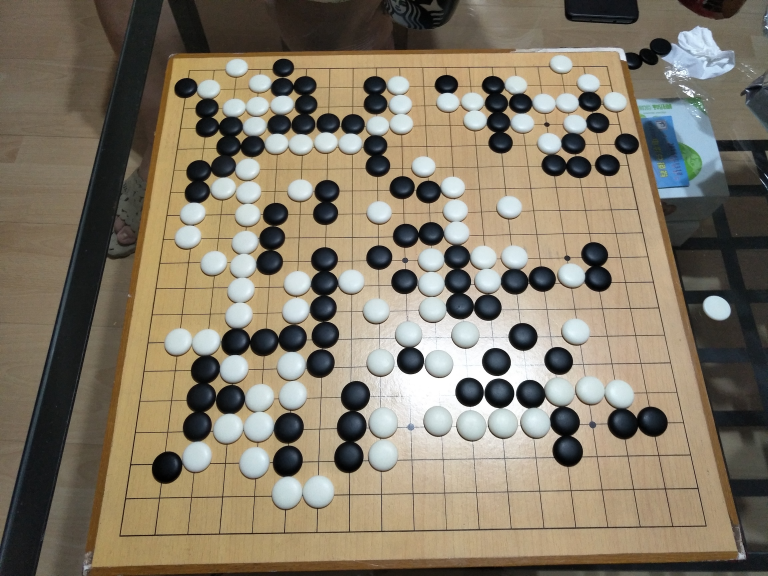
#> input picture data/raw/IMG20160904165505-B.jpg, 2304 x 1728 px (shown at 1/3 size)
$ python Tran-BoardDect4-2.py
#> lines starting #> are read from the running program, lines starting #| are printed output that depends on the picture; after the words box and inside, x2 and y2 are one past the last pixel; in counts of white or black regions, pixels touching at a corner belong together
#整合版本：先进行透视变换，然后进行棋盘线检测
#添加自动缩放功能以适应高分辨率图片
#这个版本最佳，解决了小图丢失棋盘角的问题。目前最佳 2025/6/20 2:42
import cv2
import numpy as np
from collections import defaultdict
import math

# [5 lines of commented-out code are left out]
img = cv2.imread('../data/raw/IMG20160904165505-B.jpg')
#> img is the input picture: shape (1728, 2304, 3); mean B, G, R 104.1, 122, 131.9
#img = cv2.imread('../data/raw/IMG20160706171004-12.jpg')

if img is None:
    print("没找到照片")
    exit()

# ====== 自动缩放图片功能 ======
def auto_resize_image(image, target_width):
    """
    自动缩放图片到合适的尺寸进行处理
    target_width: 目标宽度, 默认1000像素
    """
    height, width = image.shape[:2]
    print(f"原图尺寸: {width} x {height}")

    # 如果图片宽度超过目标宽度，则缩放
    #if width > target_width:
    if width > 2500:
        #scale_factor = target_width / width
        scale_factor = int((width * 10 / target_width))
        print("scale_factor is:", scale_factor)
        new_width = width * 10 // scale_factor
        #new_width = target_width
        #new_height = int(height * scale_factor)
        new_height = height * 10 // scale_factor

        #resized_img = cv2.resize(image, (new_width, new_height), interpolation=cv2.INTER_AREA)
        #resized_img = cv2.resize(image, (width*10//scale_factor, height*10//scale_factor), interpolation=cv2.INTER_AREA)
        resized_img = cv2.resize(image, (new_width, new_width), interpolation=cv2.INTER_AREA)
        print(f"缩放后尺寸: {new_width} x {new_height} (缩放比例: {scale_factor:.3f})")
        #print(f"缩放后尺寸: {width*10//scale_factor} x {height*10//scale_factor} (缩放比例: {scale_factor:.3f})")
        return resized_img, scale_factor
    else:
        print("图片尺寸合适，无需缩放")
        return image, 1.0

# 缩放图片
img, scale_factor = auto_resize_image(img, target_width=1500)
#| 原图尺寸: 2304 x 1728
#> scale_factor = 1

# ====== 计算动态参数 ======
# 基准尺寸：1350像素宽度
base_width = 1350
current_width = img.shape[1]
param_scale = current_width / base_width if current_width < base_width else 1.0

print(f"当前图片宽度: {current_width}, 参数缩放比例: {param_scale:.3f}")
#| 当前图片宽度: 2304, 参数缩放比例: 1.000

# 根据图片大小选择参数集
if current_width <= 1000:
    # 小图参数集 (适用于宽度 <= 1000px)
    print("使用小图参数集")
    perspective_size = 400
    perspective_corner = 390
    hough_threshold = 40
    min_line_length = 50
    max_line_gap = 8
    line_filter_length = 25
    merge_tolerance = 8
    row_tolerance = 12
    min_dist_threshold = 12
    min_radius = 4
    max_radius = 15
    min_dist_circles = 12
    min_points_per_row = 8
    intersection_threshold = 60

elif current_width <= 1500:
    # 中图参数集 (适用于宽度 1000-1500px)
    print("使用中图参数集")
    perspective_size = 500
    perspective_corner = 490
    hough_threshold = 60
    min_line_length = 70
    max_line_gap = 10
    line_filter_length = 35
    merge_tolerance = 12
    row_tolerance = 15
    min_dist_threshold = 15
    min_radius = 6
    max_radius = 20
    min_dist_circles = 15
    min_points_per_row = 12
    intersection_threshold = 80

else:
    # 大图参数集 (适用于宽度 > 1500px)
    print("使用大图参数集")
    perspective_size = 660
    perspective_corner = 650
    hough_threshold = 80
    min_line_length = 100
    max_line_gap = 10
    line_filter_length = 50
    merge_tolerance = 15
    row_tolerance = 20
    min_dist_threshold = 20
    min_radius = 8
    max_radius = 25
    min_dist_circles = 20
    min_points_per_row = 15
    intersection_threshold = 100

print(f"参数设置:")
print(f"perspective_size={perspective_size}, perspective_corner={perspective_corner}")
print(f"hough_threshold={hough_threshold}, min_line_length={min_line_length}")
print(f"max_line_gap={max_line_gap}, line_filter_length={line_filter_length}")
print(f"merge_tolerance={merge_tolerance}, row_tolerance={row_tolerance}")
print(f"min_dist_threshold={min_dist_threshold}")
print(f"min_radius={min_radius}, max_radius={max_radius}, min_dist_circles={min_dist_circles}")
print(f"min_points_per_row={min_points_per_row}, intersection_threshold={intersection_threshold}")

# ====== 改进的边缘检测函数 ======
def improve_edge_detection(img):
    """
    改进的边缘检测，减少图片边界干扰
    """
    gray = cv2.cvtColor(img, cv2.COLOR_BGR2GRAY)
    height, width = gray.shape

    # 创建掩码，排除图片边界区域
    mask = np.ones_like(gray) * 255
    border_size = max(10, min(width, height) // 50)  # 动态边界大小
    mask[:border_size, :] = 0
    mask[-border_size:, :] = 0
    mask[:, :border_size] = 0
    mask[:, -border_size:] = 0

    # 高斯滤波
    blurred = cv2.GaussianBlur(gray, (3,3), 0)

    # 边缘检测
    edges = cv2.Canny(blurred, 50, 100)

    # 应用掩码，去除边界区域
    edges = cv2.bitwise_and(edges, mask)

    return edges, mask

# ====== 改进的轮廓查找函数 ======
def find_board_contour_improved(contours, img_shape):
    """
    改进的棋盘轮廓查找，避免选择整个图片边界
    """
    height, width = img_shape[:2]
    img_area = height * width

    candidates = []

    for item in contours:
        hull = cv2.convexHull(item)
        epsilon = 0.02 * cv2.arcLength(hull, True)  # 减小epsilon，更精确
        approx = cv2.approxPolyDP(hull, epsilon, True)

        if len(approx) == 4 and cv2.isContourConvex(approx):
            ps = np.reshape(approx, (4,2))
            area = cv2.contourArea(approx)

            # 排除过大的轮廓（可能是整个图片边界）
            if area > img_area * 0.8:
                print(f"排除过大轮廓，面积: {area:.0f} (图片面积的 {area/img_area:.1%})")
                continue

            # 排除过小的轮廓
            if area < img_area * 0.05:
                print(f"排除过小轮廓，面积: {area:.0f}")
                continue

            # 检查四个角点是否太接近图片边界
            margin = min(width, height) * 0.02  # 2%的边界余量
            too_close_to_edge = False

            for point in ps:
                x, y = point
                if (x < margin or x > width - margin or
                    y < margin or y > height - margin):
                    too_close_to_edge = True
                    break

            if too_close_to_edge:
                print(f"排除太接近边界的轮廓")
                continue

            # 检查四边形的长宽比是否合理（棋盘应该接近正方形）
            x_coords = ps[:, 0]
            y_coords = ps[:, 1]
            width_approx = max(x_coords) - min(x_coords)
            height_approx = max(y_coords) - min(y_coords)
            aspect_ratio = max(width_approx, height_approx) / min(width_approx, height_approx)

            if aspect_ratio > 2.0:  # 长宽比不能太极端
                print(f"排除长宽比过大的轮廓: {aspect_ratio:.2f}")
                continue

            candidates.append((approx, area, aspect_ratio))

    if not candidates:
        return None

    # 选择面积最大但长宽比合理的候选
    candidates.sort(key=lambda x: (-x[1], x[2]))  # 按面积降序，长宽比升序
    best_candidate = candidates[0]

    print(f"选择棋盘轮廓: 面积={best_candidate[1]:.0f}, 长宽比={best_candidate[2]:.2f}")

    # 重新整理角点顺序
    ps = np.reshape(best_candidate[0], (4,2))
    ps = ps[np.lexsort((ps[:,0],))]
    lt, lb = ps[:2][np.lexsort((ps[:2,1],))]
    rt, rb = ps[2:][np.lexsort((ps[2:,1],))]

    return (lt, lb, rt, rb)

# ====== 角点验证函数 ======
def validate_board_corners(corners, img):
    """
    验证检测到的棋盘角点是否合理
    """
    if corners is None:
        return False

    lt, lb, rt, rb = corners

    # 检查角点是否形成合理的四边形
    # 计算对角线长度
    diag1 = np.sqrt((rt[0] - lb[0])**2 + (rt[1] - lb[1])**2)
    diag2 = np.sqrt((lt[0] - rb[0])**2 + (lt[1] - rb[1])**2)

    # 对角线长度应该相近
    diag_ratio = max(diag1, diag2) / min(diag1, diag2)
    if diag_ratio > 1.5:
        print(f"对角线长度比例不合理: {diag_ratio:.2f}")
        return False

    # 检查四条边的长度
    side_lengths = [
        np.sqrt((rt[0] - lt[0])**2 + (rt[1] - lt[1])**2),  # 上边
        np.sqrt((rb[0] - rt[0])**2 + (rb[1] - rt[1])**2),  # 右边
        np.sqrt((lb[0] - rb[0])**2 + (lb[1] - rb[1])**2),  # 下边
        np.sqrt((lt[0] - lb[0])**2 + (lt[1] - lb[1])**2)   # 左边
    ]

    # 四条边长度应该相对均匀
    min_side = min(side_lengths)
    max_side = max(side_lengths)
    side_ratio = max_side / min_side

    if side_ratio > 1.8:
        print(f"边长比例不合理: {side_ratio:.2f}")
        return False

    print(f"角点验证通过: 对角线比={diag_ratio:.2f}, 边长比={side_ratio:.2f}")
    return True

# ====== 开始处理 ======
original_img = img.copy()
cv2.imshow("original picture", img)

print("开始改进的透视变换...")

# ====== 透视变换部分 ======
im_gray = cv2.cvtColor(img, cv2.COLOR_BGR2GRAY)
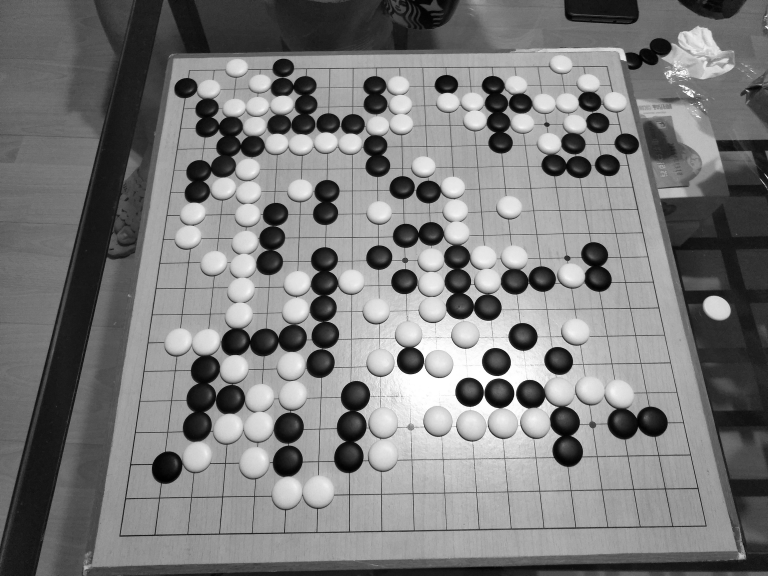
#> im_gray: shape (1728, 2304) (shown at 1/3 size); min 0, max 255, mean 122.9

# 方案1: 使用改进的边缘检测（不使用dilate）
print("尝试方案1: 改进的边缘检测...")
im_edge_improved, mask = improve_edge_detection(img)
#> in improve_edge_detection, `edges = cv2.Canny(blurred, 50, 100)`:
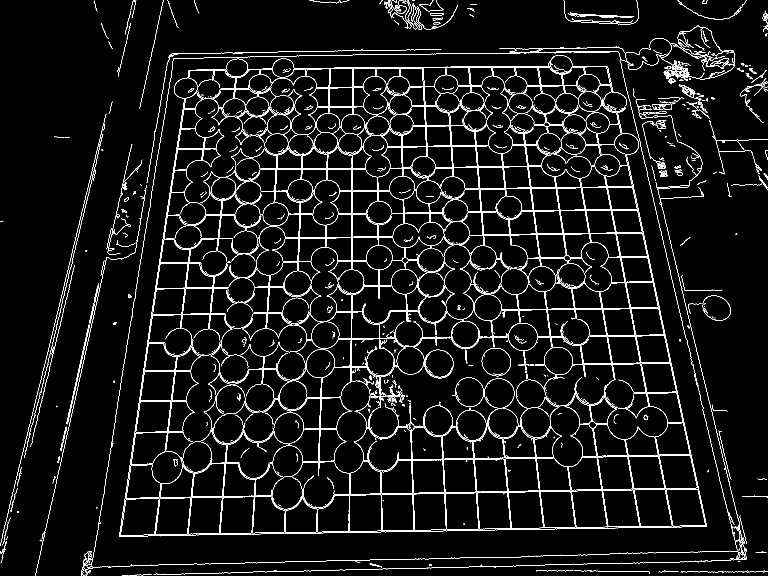
#> edges: shape (1728, 2304) (shown at 1/3 size); 3.8% white in thin lines or dots
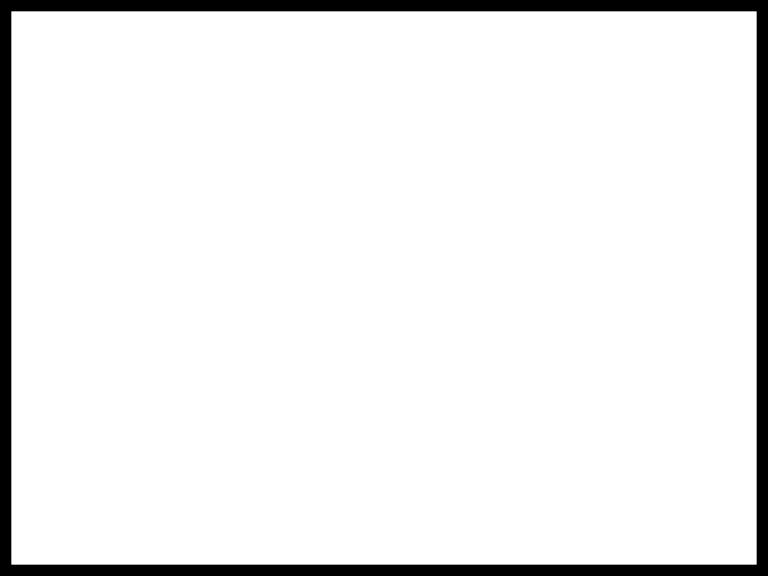
#> mask: shape (1728, 2304) (shown at 1/3 size); 93.2% white; 1 black region
cv2.imshow('Improved Edge Detection', im_edge_improved)
cv2.moveWindow("Improved Edge Detection", 300, 0)

# 查找轮廓
contours, hierarchy = cv2.findContours(im_edge_improved, cv2.RETR_EXTERNAL, cv2.CHAIN_APPROX_SIMPLE)
#> contours = 1133 contours, 975 with area under 20; largest, box (x1, y1, x2, y2) and area: (358, 201, 2120, 1610) 595366, (1330, 1375, 1726, 1588) 48320, (393, 1113, 680, 1491) 46512, (1049, 1210, 1424, 1595) 33152, (1145, 1477, 1437, 1593) 20390
print(f"方案1找到 {len(contours)} 个轮廓")
#| 方案1找到 1133 个轮廓

# 使用改进的轮廓查找
rect = find_board_contour_improved(contours, img.shape)
#> the loop in find_board_contour_improved, `for item in contours:` made 1133 passes
#> (epsilon, ps, area) on passes 16, 25, 43, 58, 60, 64: (0.917, [[261, 1676], [250, 1693], [249, 1689], [250, 1680]], 78), (1.48, [[2208, 1676], [2215, 1657], [2232, 1662], [2232, 1673]], 311), (2.27, [[2211, 1625], [2202, 1581], [2215, 1575], [2220, 1611]], 510), (8.37, [[476, 1495], [462, 1604], [361, 1605], [378, 1498]], 10715), (11.9, [[666, 1492], [657, 1600], [466, 1603], [480, 1495]], 20323.5), (15.8, [[1435, 1587], [1147, 1592], [1145, 1484], [1428, 1477]], 31146.5)
#> (printed output is left out)
#> after the loop in find_board_contour_improved, `for item in contours:`: candidates = [([[2119, 1580], [358, 1609], [530, 246], [1875, 321]], 2035155, 1.29)]
#> in find_board_contour_improved, `best_candidate = candidates[0]`: best_candidate = ([[2119, 1580], [358, 1609], [530, 246], [1875, 321]], 2035155, 1.29)
#| 选择棋盘轮廓: 面积=2035155, 长宽比=1.29
#> in find_board_contour_improved, `ps = np.reshape(best_candidate[0], (4,2))`: ps = [[2119, 1580], [358, 1609], [530, 246], [1875, 321]]
#> in find_board_contour_improved, `ps = ps[np.lexsort((ps[:,0],))]`: ps = [[358, 1609], [530, 246], [1875, 321], [2119, 1580]]
#> in find_board_contour_improved, `lt, lb = ps[:2][np.lexsort((ps[:2,1],))]`: lt = [530, 246]; lb = [358, 1609]
#> in find_board_contour_improved, `rt, rb = ps[2:][np.lexsort((ps[2:,1],))]`: rt = [1875, 321]; rb = [2119, 1580]
#> rect = ([530, 246], [358, 1609], [1875, 321], [2119, 1580])

# 验证角点
if rect is not None and not validate_board_corners(rect, img):
#> in validate_board_corners, `lt, lb, rt, rb = corners`: lt = [530, 246]; lb = [358, 1609]; rt = [1875, 321]; rb = [2119, 1580]
#> in validate_board_corners, `diag1 = np.sqrt((rt[0] - lb[0])**2 + (rt[1] - lb[1])**2)`: diag1 = 1990
#> in validate_board_corners, `diag2 = np.sqrt((lt[0] - rb[0])**2 + (lt[1] - rb[1])**2)`: diag2 = 2074.7
#> in validate_board_corners, `diag_ratio = max(diag1, diag2) / min(diag1, diag2)`: diag_ratio = 1.04
#> in validate_board_corners, `side_lengths = [ np.sqrt((rt[0] - lt[0])**2 + (rt[1] - lt[1])**2),`: side_lengths = [1347.1, 1282.4, 1761.2, 1373.8]
#> in validate_board_corners, `min_side = min(side_lengths)`: min_side = 1282.4
#> in validate_board_corners, `max_side = max(side_lengths)`: max_side = 1761.2
#> in validate_board_corners, `side_ratio = max_side / min_side`: side_ratio = 1.37
#| 角点验证通过: 对角线比=1.04, 边长比=1.37
    print("方案1角点验证失败")
    rect = None

# 方案2: 如果方案1失败，尝试原始方法
if rect is None:
    print("尝试方案2: 原始Canny + 轻微dilate...")
    im_gray_blur = cv2.GaussianBlur(im_gray, (3,3), 0)
    im_edge_original = cv2.Canny(im_gray_blur, 50, 100)

    # 轻微dilate（比原来更保守）
    kernel = np.ones((2, 2), np.uint8)
    im_edge_dilated = cv2.dilate(im_edge_original, kernel, iterations=1)

    cv2.imshow('Original + Light Dilate', im_edge_dilated)
    cv2.moveWindow("Original + Light Dilate", 600, 0)

    # 再次查找轮廓
    contours2, hierarchy2 = cv2.findContours(im_edge_dilated, cv2.RETR_EXTERNAL, cv2.CHAIN_APPROX_SIMPLE)
    print(f"方案2找到 {len(contours2)} 个轮廓")

    rect = find_board_contour_improved(contours2, img.shape)

    if rect is not None and not validate_board_corners(rect, img):
        print("方案2角点验证失败")
        rect = None

# 方案3: 如果还是失败，尝试更宽松的条件
if rect is None:
    print("尝试方案3: 宽松条件的原始方法...")
    contours3, hierarchy3 = cv2.findContours(im_edge_original, cv2.RETR_EXTERNAL, cv2.CHAIN_APPROX_SIMPLE)

    # 使用更宽松的原始方法
    area = 0
    for item in contours3:
        hull = cv2.convexHull(item)
        epsilon = 0.1 * cv2.arcLength(hull, True)
        approx = cv2.approxPolyDP(hull, epsilon, True)
        if len(approx) == 4 and cv2.isContourConvex(approx):
            ps = np.reshape(approx, (4,2))
            a = cv2.contourArea(approx)

            # 只排除明显的整图边界（面积>95%）
            img_area = img.shape[0] * img.shape[1]
            if a > img_area * 0.95:
                continue

            if a > area:
                area = a
                ps = ps[np.lexsort((ps[:,0],))]
                lt, lb = ps[:2][np.lexsort((ps[:2,1],))]
                rt, rb = ps[2:][np.lexsort((ps[2:,1],))]
                rect = (lt, lb, rt, rb)

# 检查是否找到棋盘
if rect is None:
    print('在图像文件中找不到棋盘！使用原图进行后续处理...')
    # 如果没找到棋盘轮廓，使用原图
    img = original_img
    gray = cv2.cvtColor(img, cv2.COLOR_BGR2GRAY)
else:
    print('棋盘坐标：')
    print('\t左上角:(%d,%d)'%(rect[0][0],rect[0][1]))
#| 	左上角:(530,246)
    print('\t左下角:(%d,%d)'%(rect[1][0],rect[1][1]))
#| 	左下角:(358,1609)
    print('\t右上角:(%d,%d)'%(rect[2][0],rect[2][1]))
#| 	右上角:(1875,321)
    print('\t右下角:(%d,%d)'%(rect[3][0],rect[3][1]))
#| 	右下角:(2119,1580)

    # 显示找到的角点
    corner_img = img.copy()
    for p in rect:
        cv2.circle(corner_img,(p[0],p[1]),15,(0,255,0),-1)
#> this loop made 4 passes
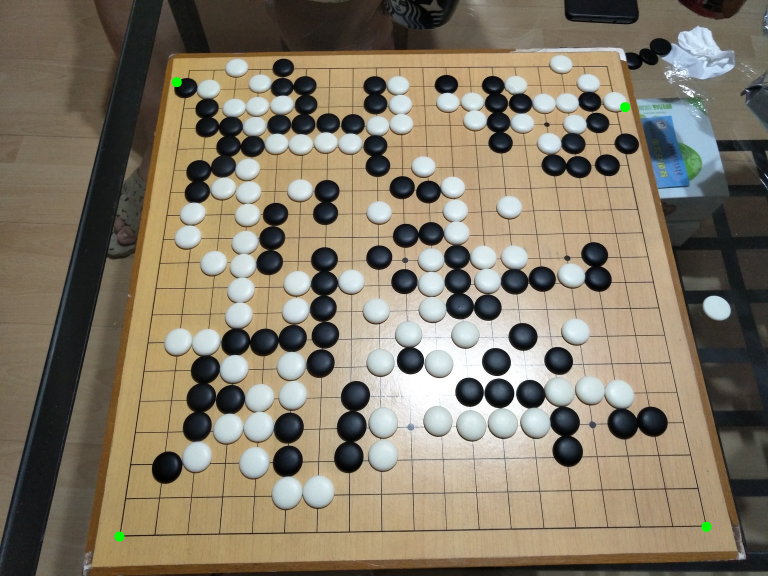
#> corner_img: shape (1728, 2304, 3) (shown at 1/3 size); 0.07% of pixels changed, all inside (x1, y1, x2, y2) = (343, 231, 2135, 1625)
    cv2.imshow('Found Corners', corner_img)
    cv2.moveWindow("Found Corners", 900, 0)

    # 执行透视变换
    lt, lb, rt, rb = rect
#> lt = [530, 246]; lb = [358, 1609]; rt = [1875, 321]; rb = [2119, 1580]
    pts1 = np.float32([(10,10), (10,perspective_corner), (perspective_corner,10), (perspective_corner,perspective_corner)])
    pts2 = np.float32([lt, lb, rt, rb])
#> pts2 = [[530, 246], [358, 1609], [1875, 321], [2119, 1580]]
    m = cv2.getPerspectiveTransform(pts2, pts1)
#> m = [[0.448, 0.059, -241.7], [-0.036, 0.635, -127], [-6.75e-05, 0.000237, 1]]

    # 对原图执行透视变换
    img = cv2.warpPerspective(original_img, m, (perspective_size, perspective_size))
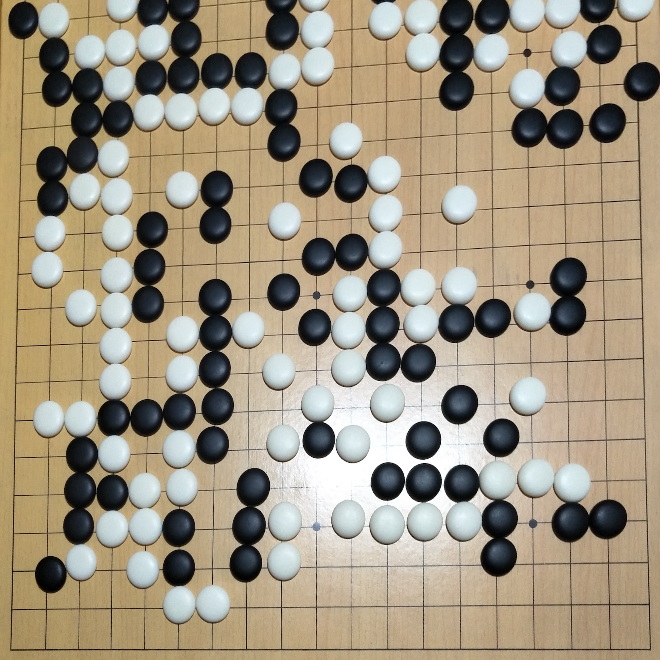
#> img: shape (660, 660, 3); mean B, G, R 128.8, 149.1, 160.1
    gray = cv2.warpPerspective(im_gray, m, (perspective_size, perspective_size))
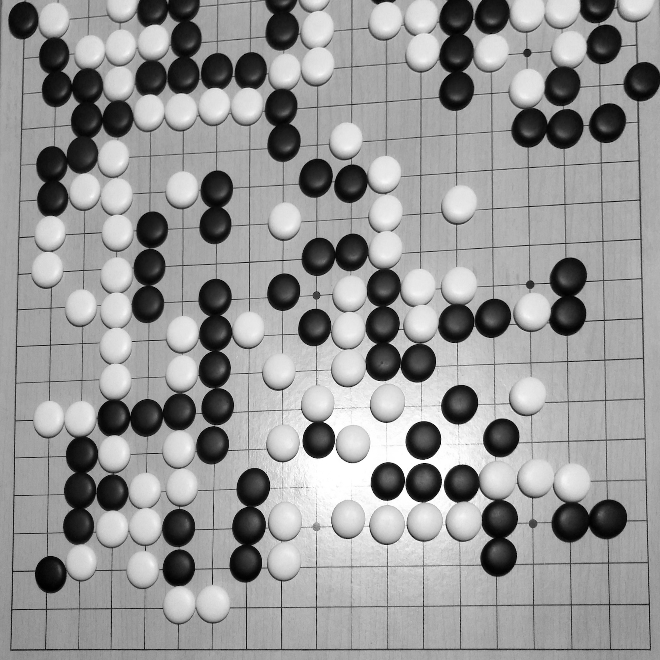
#> gray: shape (660, 660); min 0, max 255, mean 150.1

    cv2.imshow('Perspective Corrected', img)
    cv2.moveWindow("Perspective Corrected", 1200, 0)
    print("透视变换完成！")

# ====== 棋盘线检测部分 ======
print("开始棋盘线检测...")

# 高斯模糊
blur = cv2.GaussianBlur(gray, (5, 5), 0)

# 边缘检测
edges = cv2.Canny(blur, 50, 150)
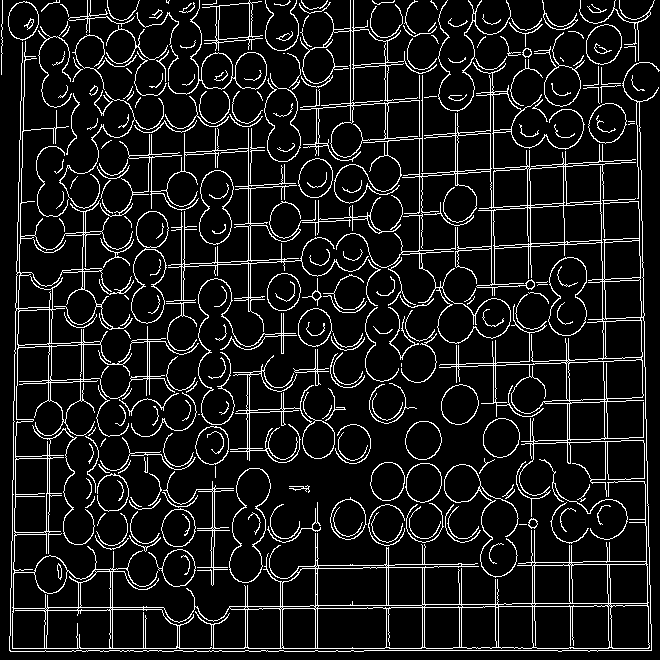
#> edges: shape (660, 660); 10.2% white in thin lines or dots
cv2.imshow('edges', edges)

# 使用霍夫变换检测直线
lines = cv2.HoughLinesP(edges, 1, np.pi/180, threshold=hough_threshold, minLineLength=min_line_length, maxLineGap=max_line_gap)
#> lines = 52 rows, first 6: [9, 648, 452, 648], [601, 246, 603, 364], [15, 353, 17, 222], [351, 650, 651, 650], [602, 121, 608, 505], [160, 265, 309, 257]

if lines is None:
    print("未检测到任何直线")
    cv2.waitKey(0)
    cv2.destroyAllWindows()
    exit()

print(f"检测到 {len(lines)} 条直线")
#| 检测到 52 条直线
#> (the rest of the program and of its run is left out)
